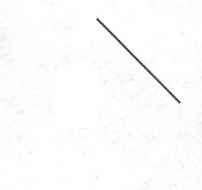
#> input picture sample-3.png, 202 x 190 px
$ jupyter execute --allow-errors rectangle-detection-with-hough-transform.ipynb
#> lines starting #> are read from the running program, lines starting #| are printed output that depends on the picture
[cell 1]
import cv2
import numpy as np
import matplotlib.pyplot as plt
import matplotlib.lines as mlines

[cell 2]
original = cv2.imread("sample-3.png")
#> original is the input picture: shape (190, 202, 3); min 33, max 255, mean 252.1
plt.imshow(original)

[cell 3]
def polar_to_cortesian(r, t, c, half_width, half_height):
    a = np.cos(t)
    b = np.sin(t)
    x0 = a*r + half_width
    y0 = b*r + half_height
    x1 = int(x0 + c*(-b))
    y1 = int(y0 + c*(a))
    x2 = int(x0 - c*(-b))
    y2 = int(y0 - c*(a))
    return x1, y1, x2, y2


def rectangle_detection(num_thetas=500, num_rhos=500):
    #
#> called with num_thetas = 500, num_rhos = 500
    image = original.copy()
    edges = cv2.cvtColor(image, cv2.COLOR_BGR2GRAY)
    edge_height, edge_width = edges.shape[:2]
#> edge_height = 190; edge_width = 202
    edge_height_half, edge_width_half = edge_height / 2, edge_width / 2
#> edge_height_half = 95; edge_width_half = 101
    image_diagonal = np.sqrt(np.square(edge_height) + np.square(edge_width))
#> image_diagonal = 277.3
    t_count = 45
    #
    figure = plt.figure(figsize=(10, 10))
    subplot1 = figure.add_subplot(1, 2, 1)
    subplot1.set_facecolor((0, 0, 0))
    subplot2 = figure.add_subplot(1, 2, 2)
    subplot2.imshow(image)
    #
    dtheta = 180 / num_thetas
    drho = 2 * image_diagonal / num_rhos
#> drho = 1.11
    thetas = np.arange(-90, 90, step=dtheta)
    rhos = np.arange(-image_diagonal, image_diagonal, step=drho)
#> rhos = 500 values from -277.3 to 276.2
    #
    cos_thetas = np.cos(np.deg2rad(thetas))
    sin_thetas = np.sin(np.deg2rad(thetas))
    #
    edge_indexes = np.argwhere(edges > 0) - np.array([[edge_height_half, edge_width_half]])  # returns list of [y, x]
#> edge_indexes = 38380 pairs, first value -95 to 94, second value -101 to 100
    rho_values = np.matmul(edge_indexes, np.array([sin_thetas, cos_thetas]))
    accumulator, theta_vals, rho_vals  = np.histogram2d(
        np.tile(thetas, rho_values.shape[0]),
        rho_values.ravel(),
        bins=[thetas, rhos]
    )
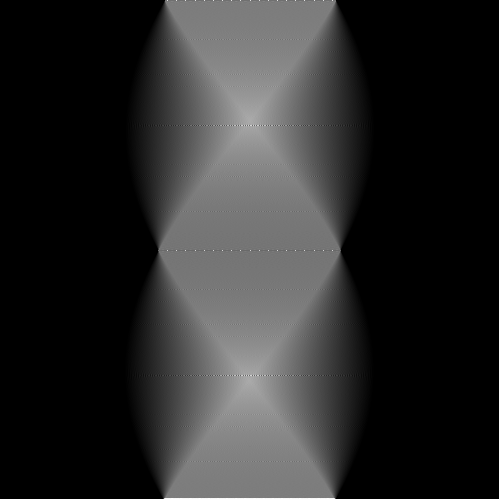
#> accumulator: shape (499, 499) float64; min 0, max 458, mean 77.1; drawn with min black and max white
#> theta_vals = 500 values from -90 to 89.64; rho_vals = 500 values from -277.3 to 276.2
    accumulator = np.transpose(accumulator)
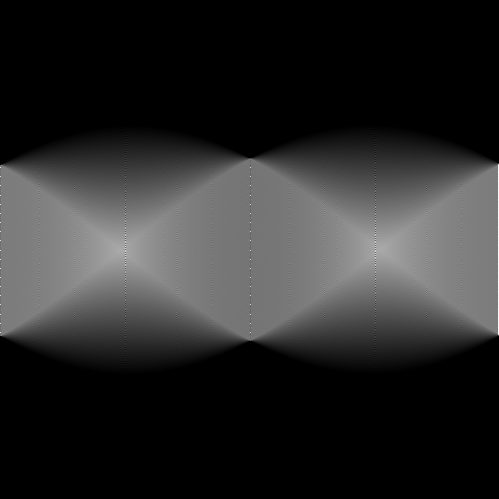
#> accumulator: shape (499, 499) float64; min 0, max 458, mean 77.1; drawn with min black and max white
    #
    peaks = np.argwhere(accumulator > t_count)
#> peaks = 100531 pairs, first value 139 to 359, second value 0 to 498
    rho_idxs, theta_idxs = peaks[:,0], peaks[:,1]
    r, t, c = rhos[rho_idxs], thetas[theta_idxs], accumulator[rho_idxs, theta_idxs]
    delta_t = np.abs(np.transpose([t]) - np.tile(t, (len(t), 1)))
    delta_r = np.abs(np.transpose([r]) + np.tile(r, (len(r), 1)))
    delta_c = np.abs(np.transpose([c]) - np.tile(c, (len(c), 1)))
    mid_point_c = (np.transpose([c]) + np.tile(c, (len(c), 1))) / 2
    #
    is_parrallel = delta_t < 3
    is_symmetric = delta_r < 3
    is_same_length = delta_c < mid_point_c * 0.4
    #
    peak_pairs = np.argwhere(np.logical_and(is_parrallel, is_symmetric, is_same_length) == True)
    pi_idx, pj_idx = peak_pairs[:,0], peak_pairs[:,1]
    pi, pj = peaks[pi_idx], peaks[pj_idx]
    rho_idxi, rho_idxj = pi[:,0], pj[:,0]
    theta_idxi, theta_idxj = pi[:,1], pj[:,1]
    ti, tj = thetas[theta_idxi], thetas[theta_idxj]
    ri, rj = rhos[rho_idxi], rhos[rho_idxj]
    alpha = (ti + tj) / 2
    epsilon = np.abs(ri - rj) / 2
    delta_alpha = np.abs(np.abs(np.transpose([alpha]) - np.tile(alpha, (len(alpha), 1))) - 90)
    is_orthogonal = delta_alpha < 3
    rectangles = np.argwhere(is_orthogonal)
    rectangle = rectangles[0]
    #
    pair1, pair2 = peak_pairs[rectangle[0]], peak_pairs[rectangle[1]]
    p1, p2, p3, p4 = peaks[pair1[0]], peaks[pair1[1]], peaks[pair2[0]], peaks[pair2[1]]
    r1, t1, c1 = rhos[p1[0]], thetas[p1[1]], accumulator[p1[0], p1[1]]
    r2, t2, c2 = rhos[p2[0]], thetas[p2[1]], accumulator[p2[0], p2[1]]
    r3, t3, c3 = rhos[p3[0]], thetas[p3[1]], accumulator[p3[0], p3[1]]
    r4, t4, c4 = rhos[p4[0]], thetas[p4[1]], accumulator[p4[0], p4[1]]
    x1_1, y1_1, x2_1, y2_1 = polar_to_cortesian(r1, np.deg2rad(t1), c1, edge_width_half, edge_height_half)
    x1_2, y1_2, x2_2, y2_2 = polar_to_cortesian(r2, np.deg2rad(t2), c2, edge_width_half, edge_height_half)
    x1_3, y1_3, x2_3, y2_3 = polar_to_cortesian(r3, np.deg2rad(t3), c3, edge_width_half, edge_height_half)
    x1_4, y1_4, x2_4, y2_4 = polar_to_cortesian(r4, np.deg2rad(t4), c4, edge_width_half, edge_height_half)
    #
    subplot2.add_line(mlines.Line2D([x1_1, x2_1], [y1_1, y2_1]))
    subplot2.add_line(mlines.Line2D([x1_2, x2_2], [y1_2, y2_2]))
    subplot2.add_line(mlines.Line2D([x1_3, x2_3], [y1_3, y2_3]))
    subplot2.add_line(mlines.Line2D([x1_4, x2_4], [y1_4, y2_4]))

    print(f"peaks: {len(peaks)} | extend peaks: {len(peak_pairs)} | rectangles: {len(rectangles)}")

    for row in rho_values:
        subplot1.plot(thetas, row, color="white", alpha=0.05)
    subplot1.plot([t], [r], color="green", marker='o')
    subplot1.plot([alpha], [epsilon], color="yellow", marker='o')
    plt.show()

#> (the rest of this cell did not finish here and is left out)

$ run again, with sample-1.png copied over sample-3.png
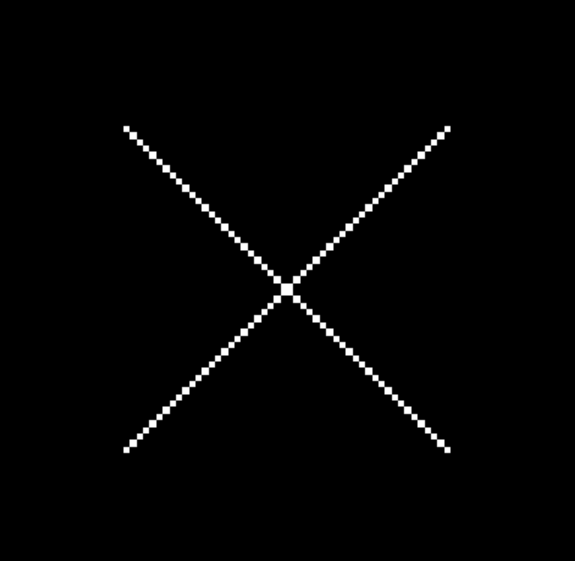
#> input picture sample-1.png, 575 x 561 px
#> original is the input picture: shape (561, 575, 3); min 0, max 255, mean 3.4
#> edge_indexes = 6266 pairs, first value -155.5 to 172.5, second value -164.5 to 162.5
#> in rectangle_detection, `rho_values = np.matmul(edge_indexes, np.array([sin_thetas, cos_thetas]))`:
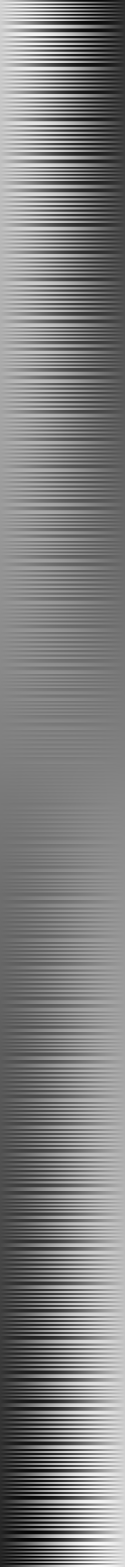
#> rho_values: shape (6266, 500) float64 (shown at 1/4 size); min -238.4, max 237, mean -0.7; drawn with min black and max white
#> in rectangle_detection, `accumulator, theta_vals, rho_vals  = np.histogram2d( np.tile(thetas, r..`:
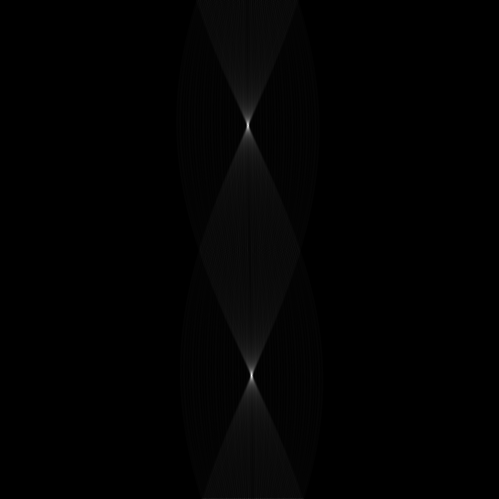
#> accumulator: shape (499, 499) float64; min 0, max 1588, mean 12.6; drawn with min black and max white
#> theta_vals = 500 values from -90 to 89.64; rho_vals = 500 values from -803.3 to 800.1
#> peaks = 26984 pairs, first value 197 to 303, second value 0 to 498
